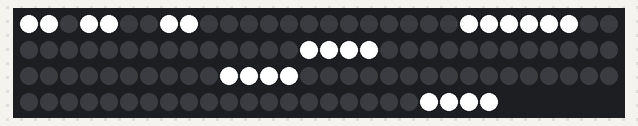
Bench run of a program on a simulated MicroPython board. Parts: 114 RGB LEDs in strip order, left to right, continuing on the next row. WiFi joins after 1.5 s; the clock reads 2024-03-15 10:24:30 at power-on unless the program sets it; what the program prints to the serial console is not drawn.

Above: at 1.6 s.

The program:

main.py
```python
"""
Lesson 7 - Full Word Clock (MicroPython capstone)
-----------------------------------------------------
Everything from Lessons 2, 5, and 6 combined: light words on the grid,
driven by the real time synced over WiFi/NTP.

Deliberately the SIMPLEST version that tells time - one fixed colour
(white), no buttons, no light effects, no colour modes. For all of that,
see the full firmware at WordClock/WordClock.ino in the repo root
(Arduino/C++ - the full firmware is not ported to MicroPython).

  col ->  0  1  2  3  4  5  6  7  8  9 10
  r0      I  T  L  I  S  A  S  A  M  P  M    IT  IS  (AM PM)
  r1      A  C  Q  U  A  R  T  E  R  D  C    A  QUARTER
  r2      T  W  E  N  T  Y  F  I  V  E  X    TWENTY  FIVE
  r3      H  A  L  F  S  T  E  N  F  T  O    HALF  TEN  TO
  r4      P  A  S  T  E  R  U  N  I  N  E    PAST  NINE
  r5      O  N  E  S  I  X  T  H  R  E  E    ONE  SIX  THREE
  r6      F  O  U  R  F  I  V  E  T  W  O    FOUR  FIVE  TWO
  r7      E  I  G  H  T  E  L  E  V  E  N    EIGHT  ELEVEN
  r8      S  E  V  E  N  T  W  E  L  V  E    SEVEN  TWELVE
  r9      T  E  N  S  E  O  C  L  O  C  K    TEN  O'CLOCK
"""

from machine import Pin
import neopixel
import network
import ntptime
import time

# ---------------------------------------------------------------------------
# USER CONFIG - edit these
# ---------------------------------------------------------------------------
WIFI_SSID = "YOUR_WIFI_SSID"
WIFI_PASSWORD = "YOUR_WIFI_PASSWORD"
UTC_OFFSET_SEC = -5 * 3600     # US Eastern Standard Time; use -4*3600 during DST
NTP_HOST = "us.pool.ntp.org"

LED_PIN = 8
COLS = 11
ROWS = 10
NUM_WORD_LEDS = COLS * ROWS          # 110
NUM_DOTS = 4
NUM_LEDS = NUM_WORD_LEDS + NUM_DOTS  # 114
WHITE = (255, 255, 255)

np = neopixel.NeoPixel(Pin(LED_PIN), NUM_LEDS)

# ---------------------------------------------------------------------------
# Word table: (row, col, length) - same layout as the Arduino track / full firmware.
# ---------------------------------------------------------------------------
W_IT = (0, 0, 2)
W_IS = (0, 3, 2)
W_AM = (0, 7, 2)
W_PM = (0, 9, 2)
W_A = (1, 0, 1)
W_QUARTER = (1, 2, 7)
W_HALF = (3, 0, 4)
W_PAST = (4, 0, 4)
W_TO = (3, 9, 2)
W_OCLOCK = (9, 5, 6)
M_TWENTY = (2, 0, 6)
M_FIVE = (2, 6, 4)
M_TEN = (3, 5, 3)
HOURS = {
    1: (5, 0, 3), 2: (6, 8, 3), 3: (5, 6, 5), 4: (6, 0, 4),
    5: (6, 4, 4), 6: (5, 3, 3), 7: (8, 0, 5), 8: (7, 0, 5),
    9: (4, 7, 4), 10: (9, 0, 3), 11: (7, 5, 6), 12: (8, 5, 6),
}


def xy(row, col):
    return row * COLS + col


def light_word(word):
    row, col, length = word
    for i in range(length):
        np[xy(row, col + i)] = WHITE


def light_hour(h):
    light_word(HOURS[h])


def light_dots(n):
    for i in range(min(n, NUM_DOTS)):
        np[NUM_WORD_LEDS + i] = WHITE


def show_time(hour24, minute):
    np.fill((0, 0, 0))

    light_word(W_IT)
    light_word(W_IS)
    light_word(W_AM if hour24 < 12 else W_PM)

    bucket = minute // 5    # which 5-minute block
    rem = minute % 5        # leftover minutes -> corner dots

    h12 = hour24 % 12 or 12
    hnext = (hour24 + 1) % 12 or 12

    if bucket == 0:
        disp_hour = h12
        light_word(W_OCLOCK)
    else:
        past = bucket <= 6
        disp_hour = h12 if past else hnext

        if bucket == 1:
            light_word(M_FIVE)
        elif bucket == 2:
            light_word(M_TEN)
        elif bucket == 3:
            light_word(W_A)
            light_word(W_QUARTER)
        elif bucket == 4:
            light_word(M_TWENTY)
        elif bucket == 5:
            light_word(M_TWENTY)
            light_word(M_FIVE)
        elif bucket == 6:
            light_word(W_HALF)
        elif bucket == 7:
            light_word(M_TWENTY)
            light_word(M_FIVE)
        elif bucket == 8:
            light_word(M_TWENTY)
        elif bucket == 9:
            light_word(W_A)
            light_word(W_QUARTER)
        elif bucket == 10:
            light_word(M_TEN)
        elif bucket == 11:
            light_word(M_FIVE)

        light_word(W_PAST if past else W_TO)

    light_hour(disp_hour)
    light_dots(rem)
    np.write()


# ---------------------------------------------------------------------------
# WiFi + NTP - from Lessons 5 and 6.
# ---------------------------------------------------------------------------
def connect_wifi():
    wlan = network.WLAN(network.STA_IF)
    wlan.active(True)
    wlan.connect(WIFI_SSID, WIFI_PASSWORD)
    print("WiFi connecting", end="")
    while not wlan.isconnected():
        print(".", end="")
        time.sleep_ms(250)
    print("\nWiFi OK, IP=", wlan.ifconfig()[0])


def sync_time():
    ntptime.host = NTP_HOST
    print("NTP syncing...")
    ntptime.settime()
    print("Time synced.")


def local_time():
    return time.localtime(time.time() + UTC_OFFSET_SEC)


connect_wifi()
sync_time()

last_minute = -1
while True:
    year, month, mday, hour, minute, second, weekday, yearday = local_time()
    if minute != last_minute:   # redraw only when the minute changes
        last_minute = minute
        show_time(hour, minute)
        print("Display {:02d}:{:02d}".format(hour, minute))
    time.sleep_ms(10)
```
